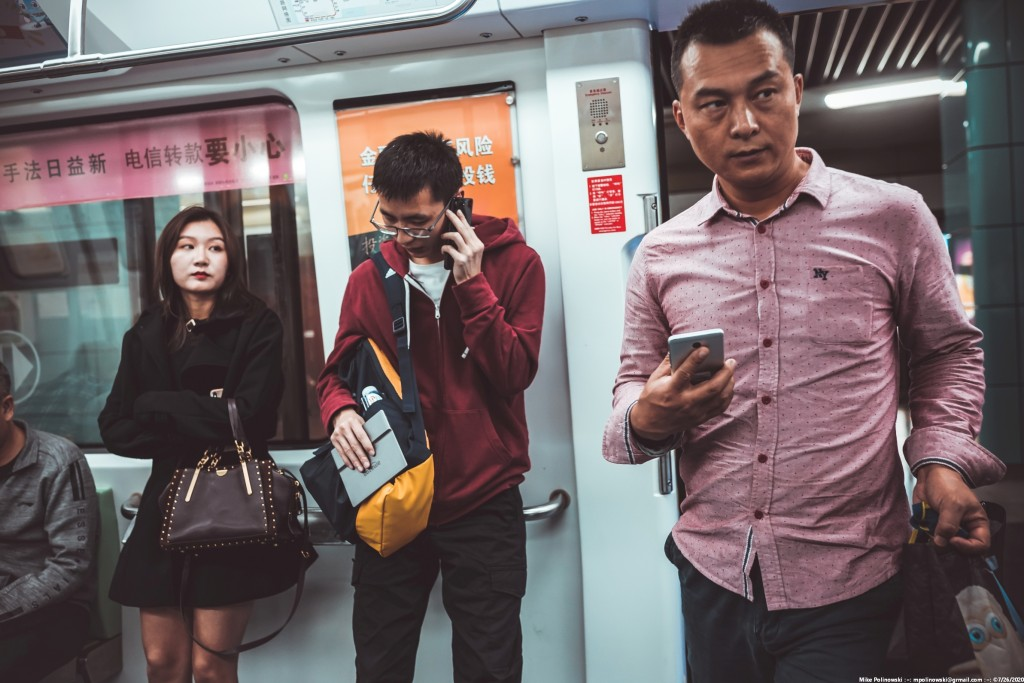
#> input picture resources/shenzhen-subway.jpg, 1024 x 683 px
$ python 03_joining_images.py
#> lines starting #> are read from the running program, lines starting #| are printed output that depends on the picture; after the words box and inside, x2 and y2 are one past the last pixel; in counts of white or black regions, pixels touching at a corner belong together
import cv2
import numpy as np

# Joining Images in Vertical or Horizontal Stacks
img = cv2.imread('resources/shenzhen-subway.jpg')
#> img is the input picture: shape (683, 1024, 3); mean B, G, R 103.7, 101.8, 113.8
kernel = np.ones((5, 5), np.uint8)

imgGray = cv2.cvtColor(img, cv2.COLOR_BGR2GRAY)
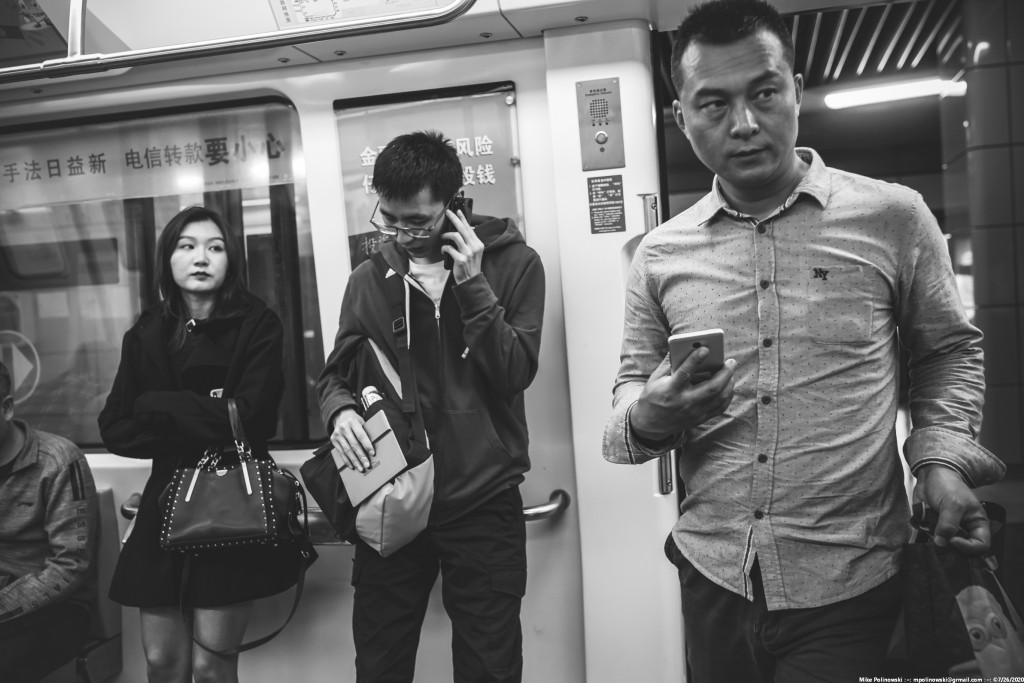
#> imgGray: shape (683, 1024); min 21, max 255, mean 105.6
imgBlur = cv2.GaussianBlur(imgGray, (9, 9), 0)
imgLowEdge = cv2.Canny(img, 100, 100)
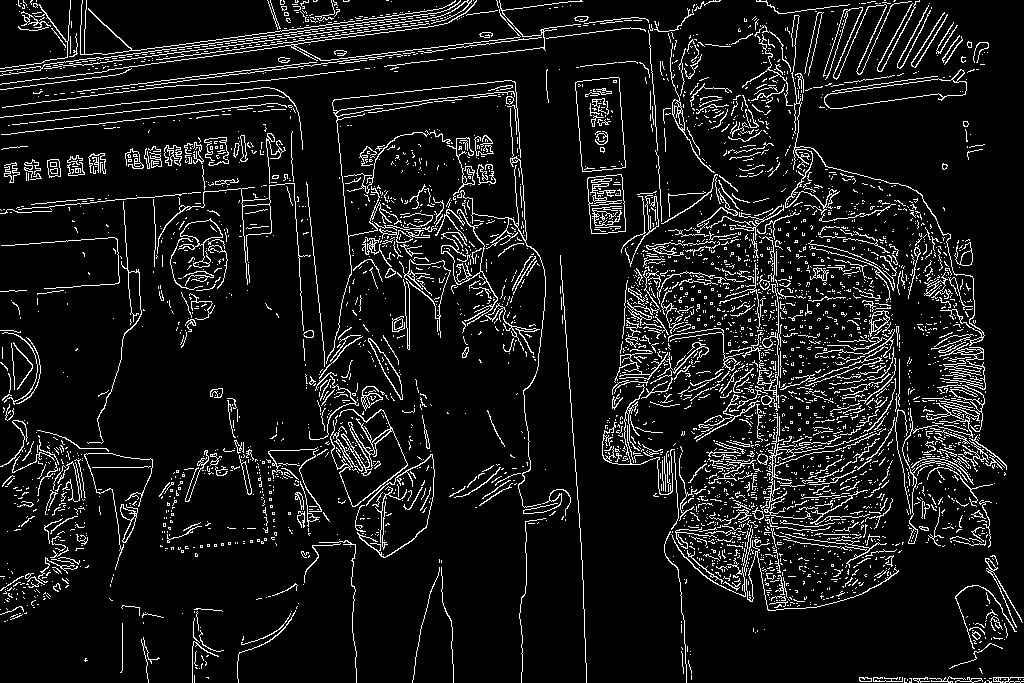
#> imgLowEdge: shape (683, 1024); 9.1% white in thin lines or dots
imgHighEdge = cv2.Canny(img, 200, 300)
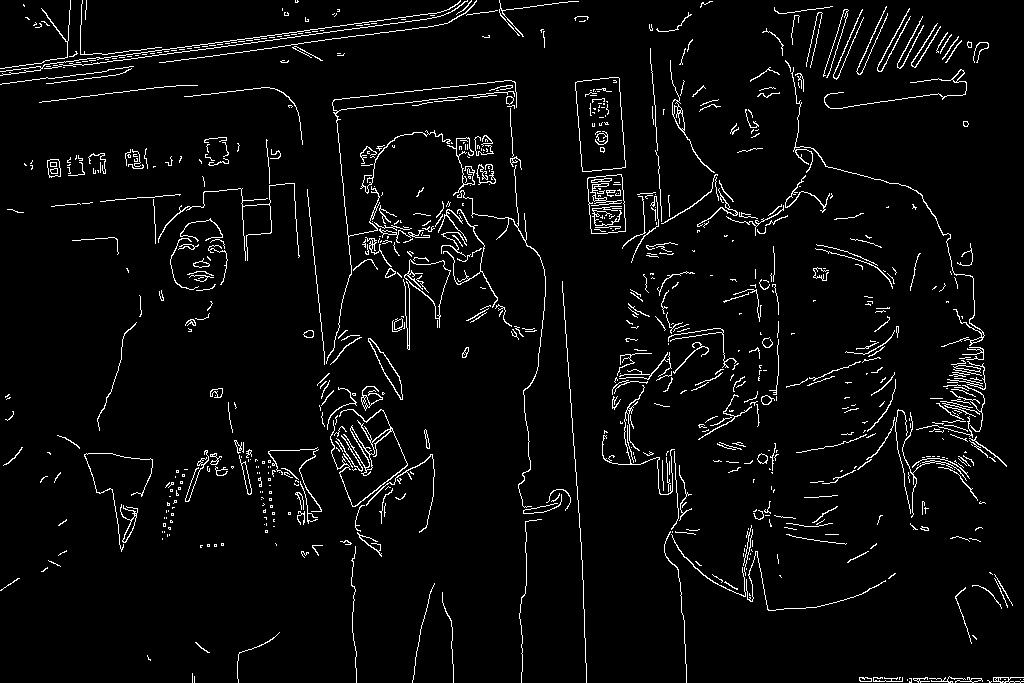
#> imgHighEdge: shape (683, 1024); 4.1% white in thin lines or dots
imgDilation = cv2.dilate(imgLowEdge, kernel, iterations=5)
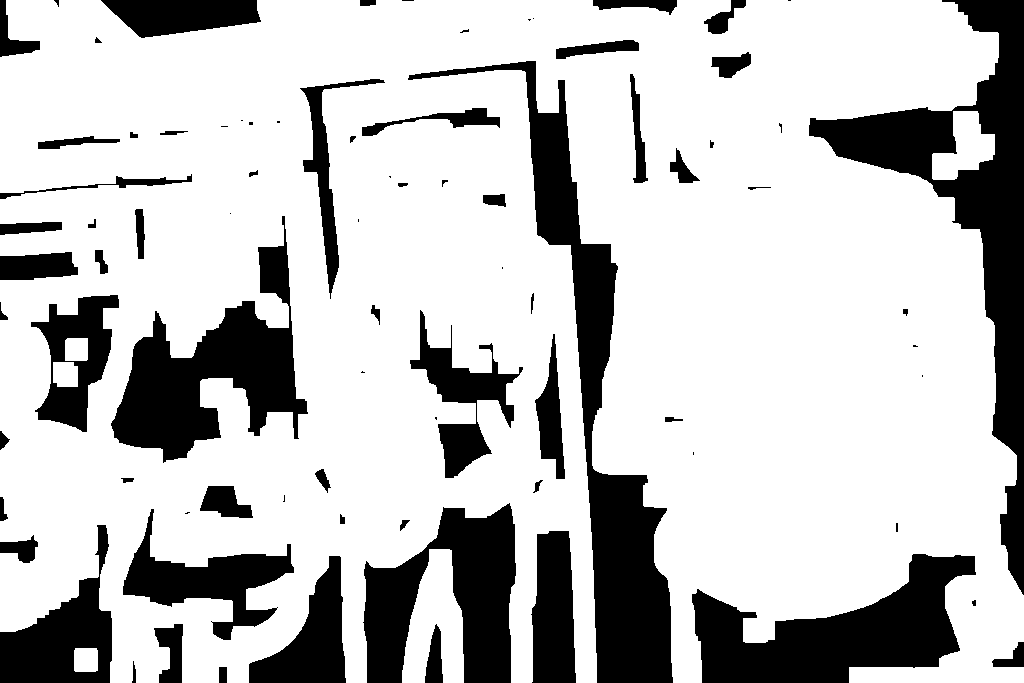
#> imgDilation: shape (683, 1024); 75.6% white; 83 black regions (23 under 20 px), largest, box (x1, y1, x2, y2) and area: (809, 0, 1024, 595) 27572, (408, 61, 673, 683) 26991, (692, 554, 976, 683) 18924
imgEroded = cv2.erode(imgDilation, kernel, iterations=3)
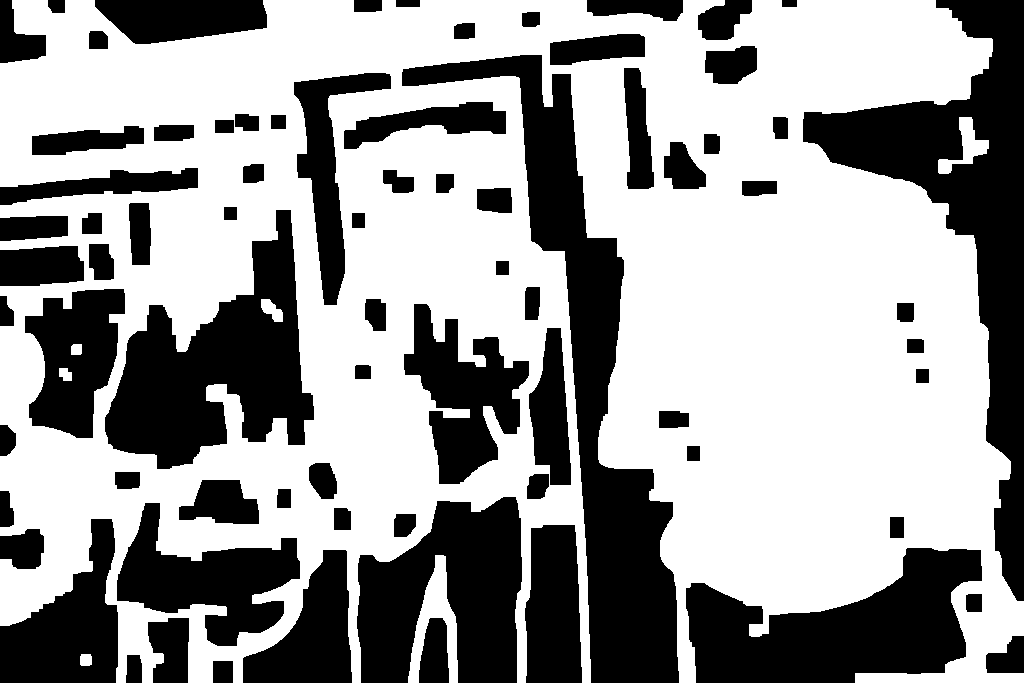
#> imgEroded: shape (683, 1024); 60.7% white; 76 black regions, largest, box (x1, y1, x2, y2) and area: (402, 55, 679, 683) 38307, (803, 0, 1024, 601) 35846, (105, 210, 314, 469) 26294

imgVer = np.vstack(( imgGray, imgBlur))
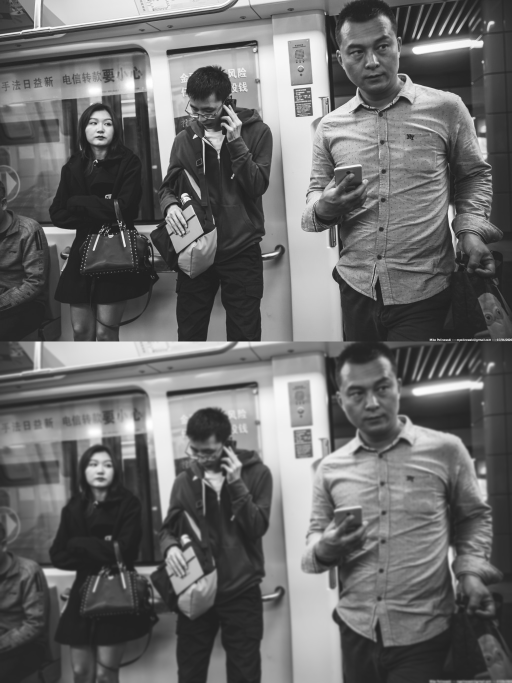
#> imgVer: shape (1366, 1024) (shown at 1/2 size); min 21, max 255, mean 105.6
imgHor = np.hstack((imgLowEdge, imgHighEdge, imgDilation, imgEroded))
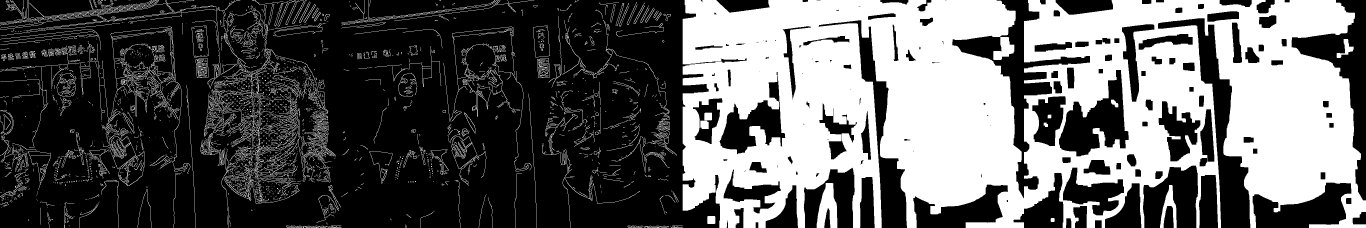
#> imgHor: shape (683, 4096) (shown at 1/3 size); 37.4% white; 4948 white regions (4044 under 20 px), largest, box (x1, y1, x2, y2) and area: (2048, 0, 4096, 683) 939574, (2450, 549, 2512, 683) 5406, (3480, 555, 3530, 683) 2610

cv2.imshow("Posterized Image", imgHor)
cv2.imshow("Grayscale Image", imgVer)
cv2.waitKey(5000)

$ run again, with resources/HK_Taxi.jpg copied over resources/shenzhen-subway.jpg
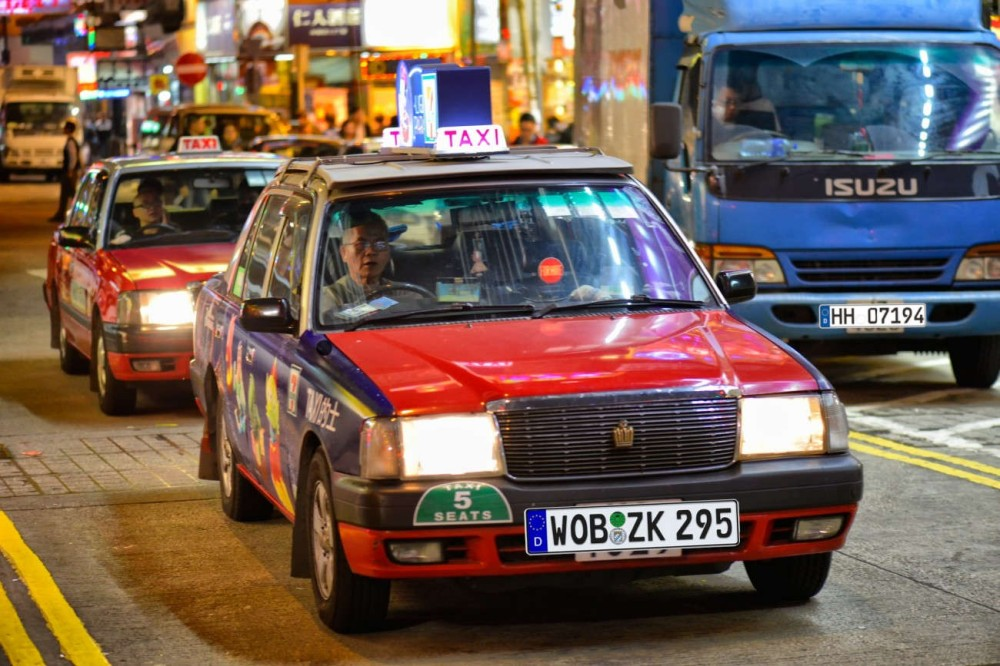
#> input picture resources/HK_Taxi.jpg, 1000 x 666 px
#> img is the input picture: shape (666, 1000, 3); mean B, G, R 84.5, 95, 114.8
#> `imgLowEdge = cv2.Canny(img, 100, 100)`:
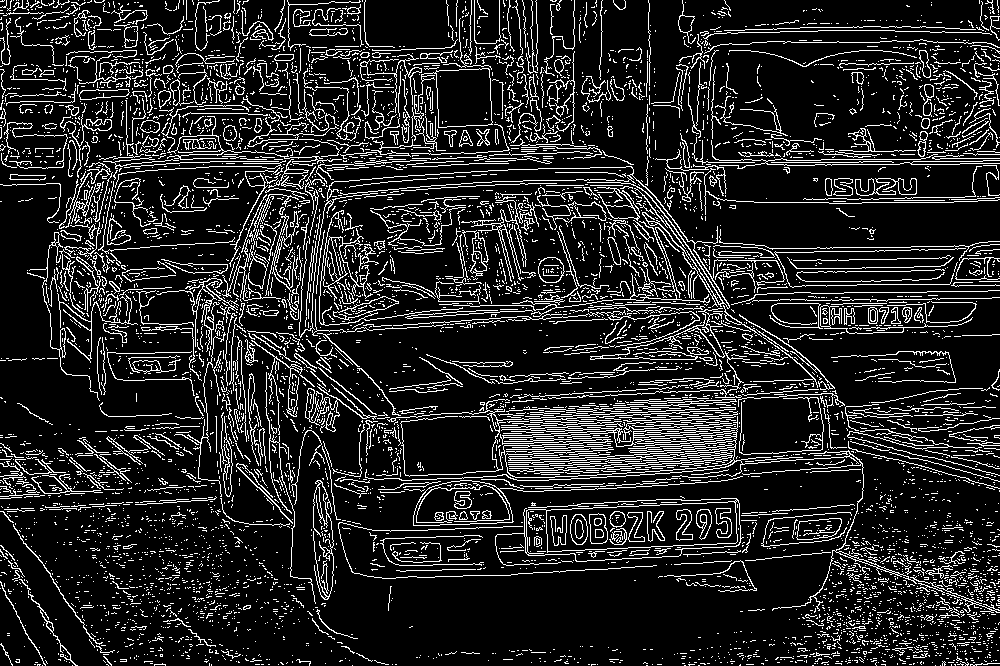
#> imgLowEdge: shape (666, 1000); 14.4% white in thin lines or dots
#> imgHighEdge: shape (666, 1000); 7.1% white in thin lines or dots
#> imgDilation: shape (666, 1000); 92.7% white; 70 black regions (18 under 20 px), largest, box (x1, y1, x2, y2) and area: (336, 577, 730, 654) 18445, (0, 211, 41, 348) 4498, (865, 211, 1000, 237) 2586
#> imgEroded: shape (666, 1000); 85.5% white; 61 black regions, largest, box (x1, y1, x2, y2) and area: (330, 571, 736, 660) 25597, (0, 205, 47, 354) 6166, (859, 205, 1000, 243) 4470
#> `imgHor = np.hstack((imgLowEdge, imgHighEdge, imgDilation, imgEroded))`:
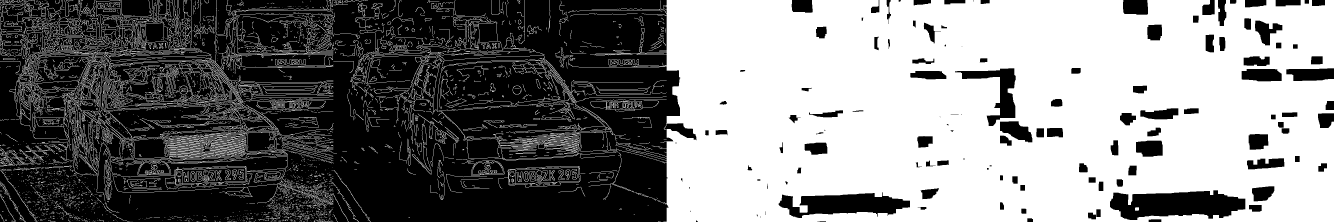
#> imgHor: shape (666, 4000) (shown at 1/3 size); 50% white; 7774 white regions (6321 under 20 px), largest, box (x1, y1, x2, y2) and area: (1704, 0, 4000, 666) 1188221, (365, 399, 1000, 613) 5183, (299, 166, 785, 338) 1993

$ run again, with resources/sign.jpg copied over resources/shenzhen-subway.jpg
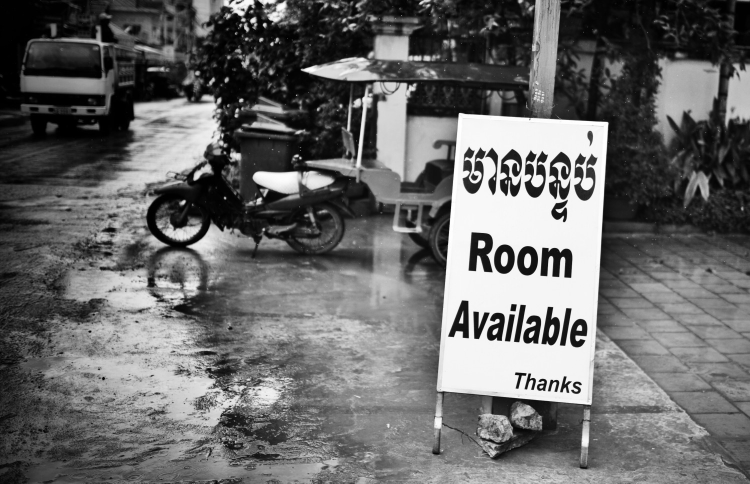
#> input picture resources/sign.jpg, 1500 x 967 px (shown at 1/2 size)
#> img is the input picture: shape (967, 1500, 3); min 0, max 255, mean 104.2
#> `imgLowEdge = cv2.Canny(img, 100, 100)`:
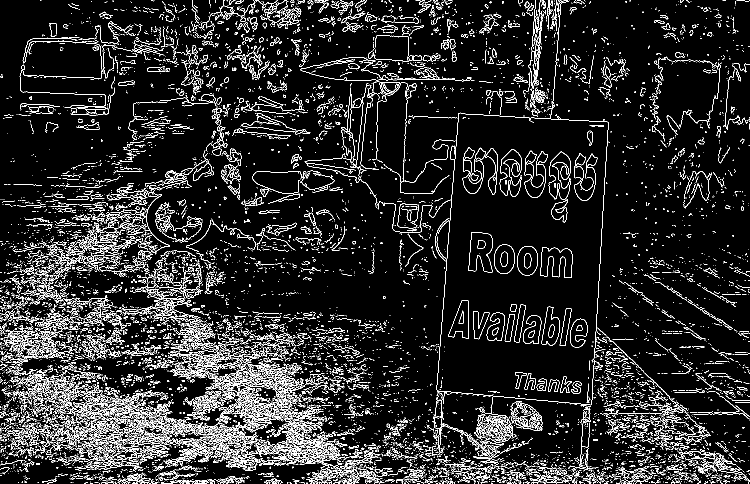
#> imgLowEdge: shape (967, 1500) (shown at 1/2 size); 10.1% white in thin lines or dots
#> imgHighEdge: shape (967, 1500); 3.5% white in thin lines or dots
#> imgDilation: shape (967, 1500); 85.5% white; 229 black regions (65 under 20 px), largest, box (x1, y1, x2, y2) and area: (896, 377, 1196, 635) 36948, (555, 376, 876, 694) 17594, (889, 685, 1178, 784) 16887
#> imgEroded: shape (967, 1500); 70.8% white; 165 black regions, largest, box (x1, y1, x2, y2) and area: (1112, 0, 1500, 601) 62425, (890, 371, 1203, 641) 50137, (485, 370, 886, 775) 40036
#> `imgHor = np.hstack((imgLowEdge, imgHighEdge, imgDilation, imgEroded))`:
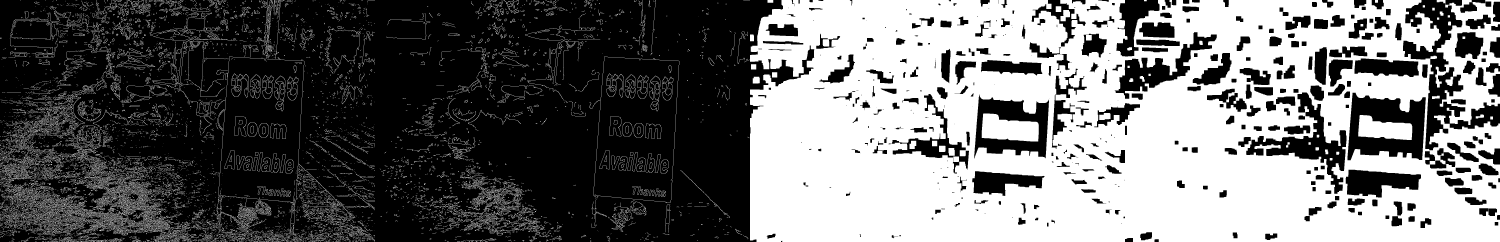
#> imgHor: shape (967, 6000) (shown at 1/4 size); 42.5% white; 15497 white regions (13454 under 20 px), largest, box (x1, y1, x2, y2) and area: (2994, 0, 6000, 967) 2160942, (5741, 0, 6000, 500) 59393, (3927, 454, 4155, 566) 19008
